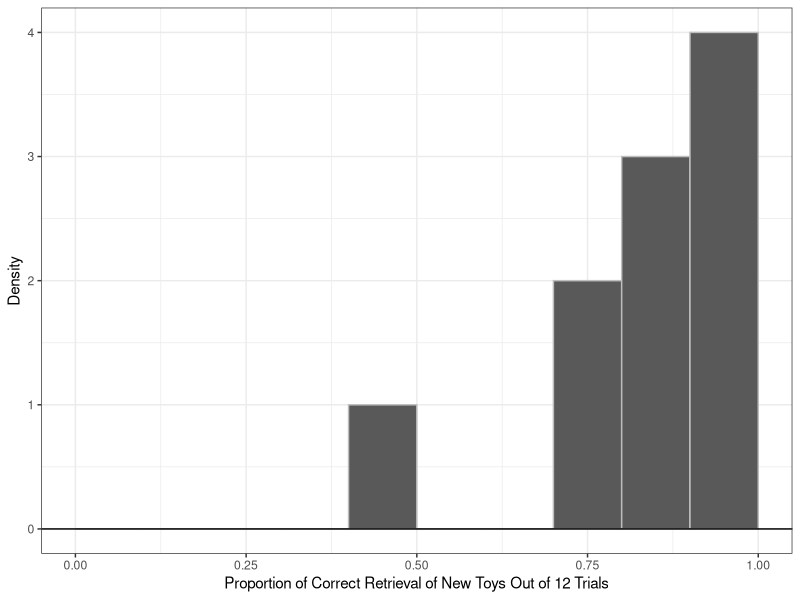
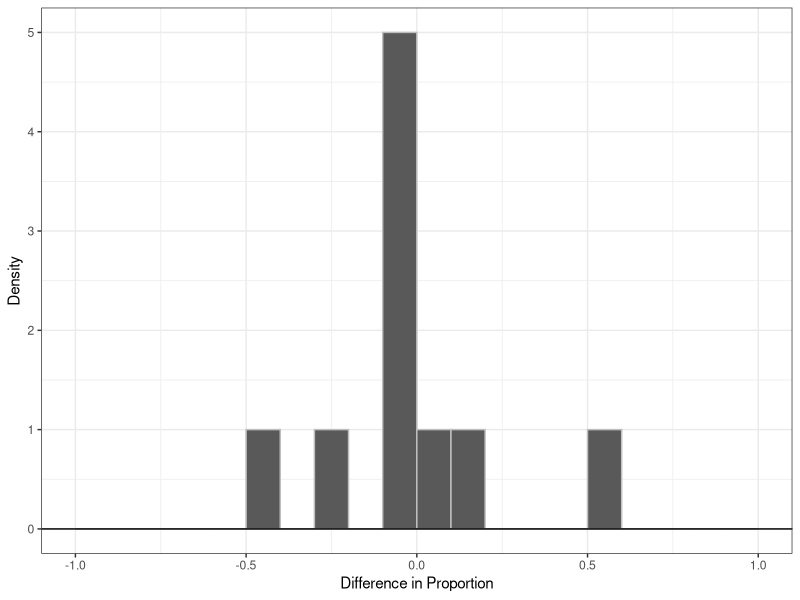

R code for these plots, in order:
## ---- chunk 1
#| echo: false

default_chunk_hook  <- knitr::knit_hooks$get("chunk")

latex_font_size <- c("Huge", "huge", "LARGE", "Large", 
                     "large", "normalsize", "small", 
                     "footnotesize", "scriptsize", "tiny")

knitr::knit_hooks$set(chunk = function(x, options) {
  x <- default_chunk_hook(x, options)
  if(options$size %in% latex_font_size) {
    paste0("\n \\", options$size, "\n\n", 
      x, 
      "\n\n \\normalsize"
    )
  } else {
    x
  }
})

knitr::opts_chunk$set(size = "scriptsize")
## ---- chunk 2
#| label: load-packages
#| include: false
library(tidyverse)
library(ggplot2)
## ---- chunk 3
overhear = c(1.0000, 1.0000, 0.7500, 1.0000, 0.4167, 0.8333, 0.7500, 0.8333, 0.8333, 1.0000)

summary_overhear = data.frame(
  Statistics = c("Mean", "SD", "Median", "IQR", "Skewness", "Excess_Kurtosis", "Min", "Max"),
  Value      = c(mean(overhear), sd(overhear), median(overhear), IQR(overhear),
                 e1071::skewness(overhear), e1071::kurtosis(overhear), min(overhear), max(overhear))
)
## ---- chunk 4
pdiff = c(-0.0833, 0.0000, -0.0833, -0.0833, 0.5833, 0.0833, -0.2500, 0.1667, 0.0000, -0.4167)

summary_pdiff = data.frame(
  Statistics = c("Mean", "SD", "Median", "IQR", "Skewness", "Excess_Kurtosis", "Min", "Max"),
  Value = c(mean(pdiff), sd(pdiff), median(pdiff), IQR(pdiff),
                 e1071::skewness(pdiff), e1071::kurtosis(pdiff), min(pdiff), max(pdiff))
)
## ---- chunk 5
#| label: tbl-summary-overhear
#| tbl-cap: "Descriptive Statistics for Overhearing Condition"
#| tbl-align: "center"
#| size: scriptsize
summary_overhear |> knitr::kable(digits = 2)
## ---- chunk 6
#| label: fig-overhear
#| fig-cap: "Results for Overhearing Condition"
#| fig-width: 5
#| fig-height: 3
#| scale: "80%"
#| fig-align: "center"
#| size: scriptsize

# In a histogram, the range of data is split into consecutive, equal-width intervals. These are called bindwidth. Then it places each observation into a bindwidth.

ggplot(data.frame(overhear), aes(x = overhear)) +          
  geom_histogram(aes(y = after_stat(density)),              
                  breaks = seq(0, 1, 0.1),               
                  color = "gray") +
  geom_hline(yintercept = 0) +
  theme_bw() +                                              
  labs(x = "Proportion of Correct Retrieval of New Toys Out of 12 Trials",                                       
       y = "Density") 
## ---- chunk 7
#| label: tbl-summary-pdiff
#| tbl-cap: "Descriptive Statistics for Paired Differences between the Overhearing and Direct Address Condition"
#| tbl-align: "center"
#| size: scriptsize
summary_pdiff |> knitr::kable(digits = 2)
## ---- chunk 8
#| label: fig-paired-difference
#| fig-cap: "Difference in the Proportion of Correct Retrieval of New Toys between Direct Address and Overhearing Condition"
#| fig-width: 5
#| fig-height: 3
#| scale: "80%"
#| fig-align: "center"
#| size: scriptsize

ggplot(data.frame(pdiff), aes(x = pdiff)) +          
  geom_histogram(aes(y = after_stat(density)),              
                  breaks = seq(-1, 1, 0.1),               
                  color = "gray") +
  geom_hline(yintercept = 0) +
  theme_bw() +                                              
  labs(x = "Difference in Proportion",                                       
       y = "Density")                                     
## ---- chunk 9
overhear_b = c(1, 1, 1, 1, 0, 1, 1, 1, 1, 1)

summary_overhear_b = data.frame(
  n = length(overhear_b),
  x = sum(overhear_b),
  Proportion = mean(overhear_b)
  # In Bernoulli data, the proportion is the mean.
)
## ---- chunk 10
#| label: tbl-summary-bernoulli
#| tbl-cap: "Number of Dogs that Retrieved the Correct New Toys Above Chance Level"
#| tbl-align: "center"
#| size: scriptsize
summary_overhear_b |> knitr::kable(digits = 2)
## ---- chunk 11
# The count of observations where the dogs performed above chance follows a Binomial Distribution.

test.result = binom.test(x = 9,     # number of successes 
                         n = 10,    # number of trials
                         p = 0.5,   # probability of success in each trial
                         alternative = "two.sided",
                         conf.level = 0.95)
## ---- chunk 12
test.result$p.value
test.result$conf.int
## ---- chunk 13
(cohens_h = 2*asin(sqrt(9/10)) - 2*asin(sqrt(0.5)))
## ---- chunk 14
set.seed(7272)

null = rep(NA, 10000)

# for each randomization: randomly relabel each dog's difference score (i.e., flipping its sign)

for (i in 1:10000){
  signs = sample(c(-1, 1), 
          size = length(pdiff), 
          replace = TRUE)
  null[i] = mean(signs * pdiff)
}

# two-sided p-value
# We take absolute values because we're looking at values that are equal to or larger than our observed mean in both directions. 
# Proportion = Mean(logical vector) because T is treated as 1 and F as 0.

p_value = mean(abs(null) >= abs(mean(pdiff)))
print(p_value)

## ---- chunk 15
xbar = rep(NA, 10000)

for(i in 1:10000){
  curr.sample = sample(pdiff, 
                       size = length(pdiff), 
                       replace = T)
  xbar[i] = mean(curr.sample)
}

(quantile(xbar, probs = c(0.025, 0.975)))
## ---- chunk 16
(dbinom(x   = 10, 
       size = 10, 
       p    = 0.5^2))    
# probability of selecting the correct new toy out of 2 new toys in 1 trial is 0.5, so will be 0.25 across 2 trials
## ---- chunk 17
n = 10
p = 0.25
mu = n * p
sigma = sqrt(n * p * (1 - p))

((pnorm(10.5, mean = mu, sd = sigma) - pnorm(9.5, mean = mu, sd = sigma)))

# this is density, not probability (area under the curve) (dnorm(10, mean = 10 * 0.25, sd=sqrt(10 * 0.25 * (1 - 0.25))))
